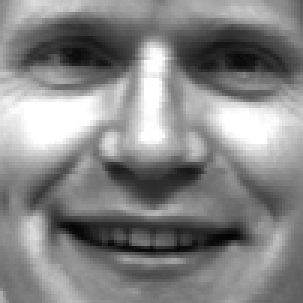
#> input picture Assignment1/Data/train/subject01.happy.gif, 101 x 101 px, found by its file name (shown 3 times larger); its folder holds 4 pictures in this run
$ python question4_linear_svm.py
#> lines starting #> are read from the running program, lines starting #| are printed output that depends on the picture
from sklearn.model_selection import train_test_split
import os
import numpy as np
import scipy
import PIL
from PIL import Image
import matplotlib
matplotlib.use('Agg')
import matplotlib.pyplot as plt
from scipy import linalg
import six.moves.cPickle as pickle
import gzip
import numpy
from sklearn import svm
from sklearn.model_selection import learning_curve, GridSearchCV
#from sklearn.grid_search import GridSearchCV


######################################################################################
######Functions#################################################

def PCA_transform(X, k):
#> called with X = array of shape (20, 10201), k = 2
    (n, m) = X.shape
#> n = 20; m = 10201
    A = X - np.mean(X, 0)

    if (n > m):
        Sigma = 1.0 / n * np.dot(np.transpose(A), A)
        U, s, V = np.linalg.svd(Sigma, full_matrices=True)
        U_reduced = U[:, : k]
        Z = np.transpose(U_reduced)
        return Z
    else:
        Sigma = 1.0 / n * np.dot(A, np.transpose(A))
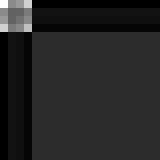
#> Sigma: shape (20, 20) float64 (shown 8 times larger); min -1371131.2, max 7851054.5, mean 0; drawn with min black and max white
        U, s, V = np.linalg.svd(Sigma, full_matrices=True)
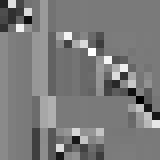
#> U: shape (20, 20) float64 (shown 8 times larger); min -0.835, max 0.898, mean 0.00696; drawn with min black and max white
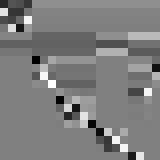
#> V: shape (20, 20) float64 (shown 8 times larger); min -0.886, max 0.878, mean -0.0124; drawn with min black and max white
#> s = 20 values, max 21310116.4 at index 0, min 8.63e-76 at index 19, mean 1119175
        U_reduced = np.dot(np.transpose(A), U)
        # U_red=np.linalg(U_reduced)
        U_red = U_reduced[:, : k]
#> U_red = 10201 pairs, first value -394.7 to -18.04, second value -117 to 101.7
        Z = np.transpose(U_red)
        return Z


def calculate_score(data,label,w,threshold,cl):
	pred=np.zeros((data.shape[0],1),np.float32)
	for i in range(data.shape[0]):
		if(np.dot(w,data[i,:].reshape(data.shape[1],1))>threshold):
			pred[i,0]=cl
		else:
			if(cl==0):
				pred[i,0]=1
			else:
				pred[i,0]=0
	#print(pred)
	error=0.00
	for i in range(data.shape[0]):
		if(pred[i,0]!=label[i]):
			error=error+1
	return error/data.shape[0]

################################################################################


Z=np.zeros((20,101,101))  ###20 images with 101*101 size


label_Z=np.zeros((20,1))
i=0

path='/home/rohitk/Desktop/MLSP/a3/Data/emotion_classification/train'
#######creating the labels
for image in os.listdir('/home/rohitk/Desktop/MLSP/a3/Data/emotion_classification/train'):
    Z[i]=plt.imread(os.path.join(path, image))
    if (image.split(".")[1]=="happy"):
        label_Z[i,:]=1
    else:
        label_Z[i,:]=0

    i = i+1
#########################

Z=Z.reshape((20,101*101)) ####flatten each input image

Z_after_pca=np.transpose(np.dot(PCA_transform(Z,2),np.transpose(Z)))
#> Z_after_pca = 20 rows, first 8: [-300297095.6, 6527427.8], [-173851557.1, -5299503.6], [-191658879.4, -5364645.1], [-259457884.4, -947664.8], [0, 0], [0, 0], [0, 0], [0, 0]

cl0=Z_after_pca[label_Z.reshape(20) == 0]
#> cl0 = 18 rows, first 8: [-191658879.4, -5364645.1], [-259457884.4, -947664.8], [0, 0], [0, 0], [0, 0], [0, 0], [0, 0], [0, 0]
cl1=Z_after_pca[label_Z.reshape(20) == 1]
#> cl1 = [[-300297095.6, 6527427.8], [-173851557.1, -5299503.6]]
print(np.shape(cl0))
#| (18, 2)
print(np.shape(cl1))
#| (2, 2)

#plt.scatter(cl0[0],cl0[1],c='red')
#plt.scatter(cl1[0],cl1[1],c='blue')
colors = ['navy', 'turquoise']
lw = 2

for i in range(20):
    if label_Z[i]==0:
        plt.scatter(Z_after_pca[i,0],Z_after_pca[i,1],c='red')
    if label_Z[i]==1:
        plt.scatter(Z_after_pca[i,0],Z_after_pca[i,1],c='blue')

plt.savefig('/home/rohitk/Desktop/MLSP/a3/' + 'data_dist' + '.png')  ##################### point to output directory
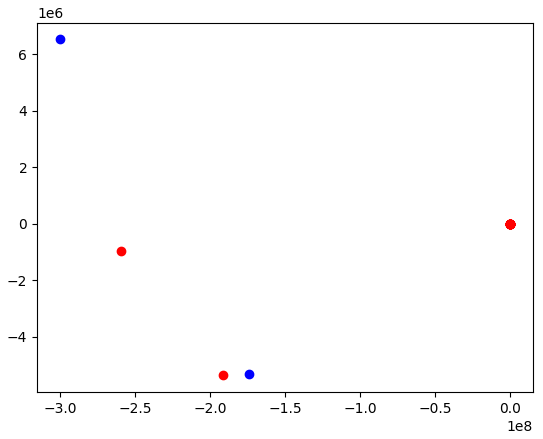
#> figure drawn by matplotlib, 1 panel
 ###################### point to output directory
####################################################################################
O=np.zeros((10,101,101))
label_O=np.zeros((10,1))
i = 0
path='/home/rohitk/Desktop/MLSP/a3/Data/emotion_classification/test'

#> (the run stopped early here; a loop or call above may not have finished)
